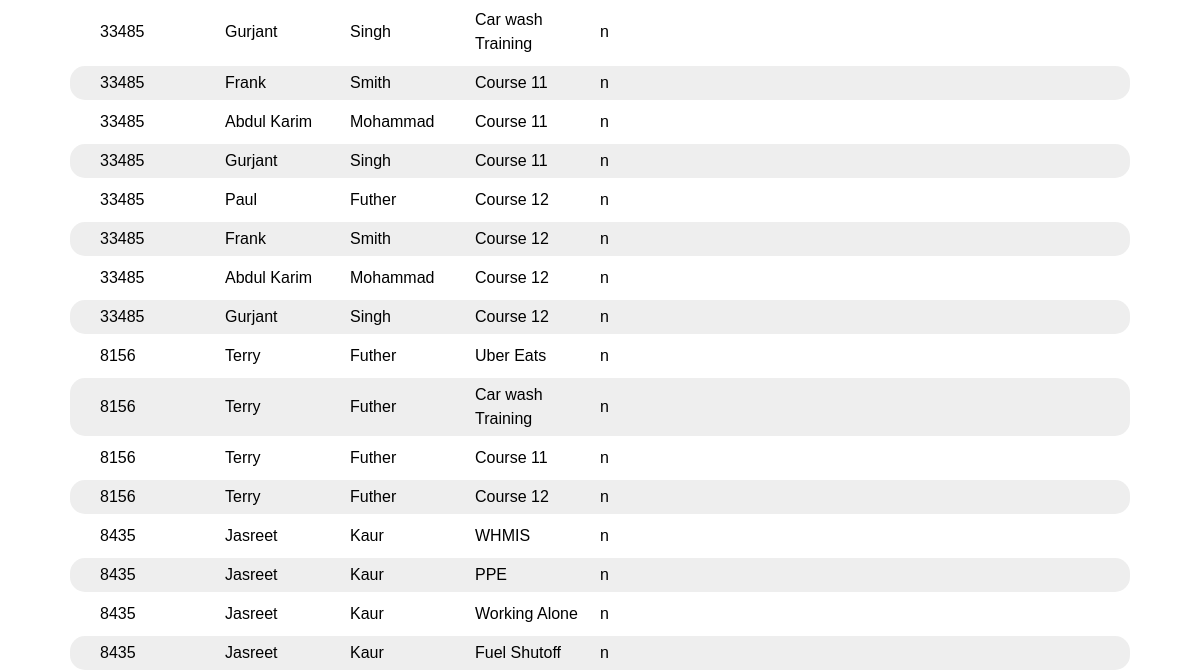
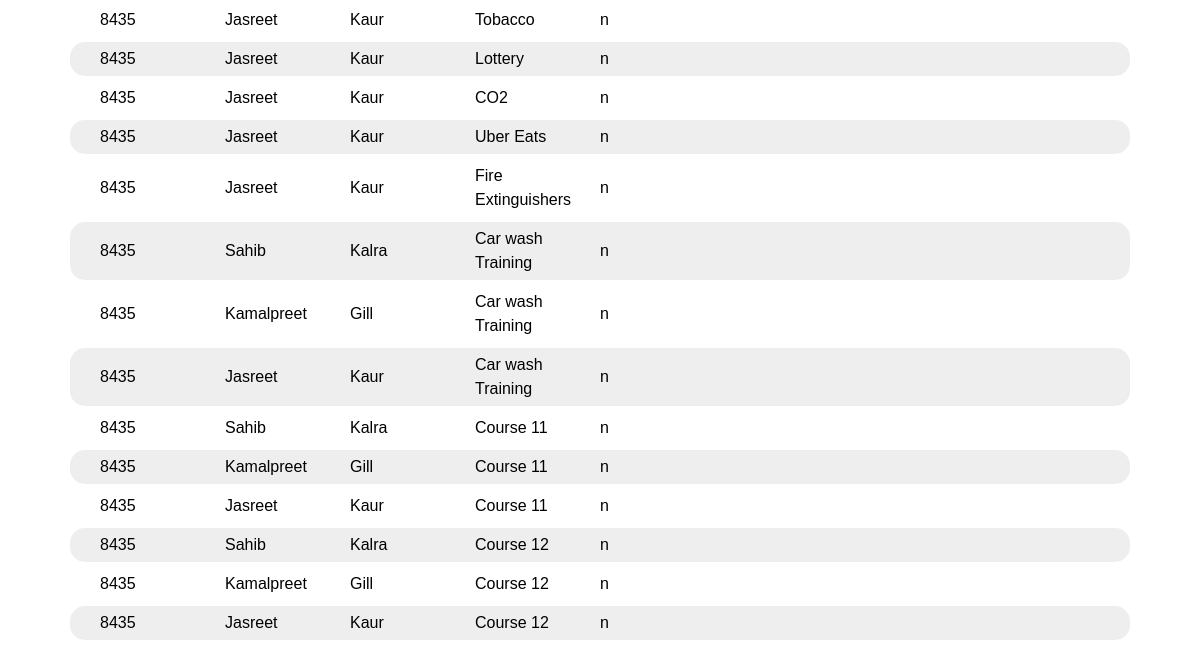
/trainingcompliance (signed in, lower part), run on an earlier commit of the app's database (2 pictures, top to bottom).
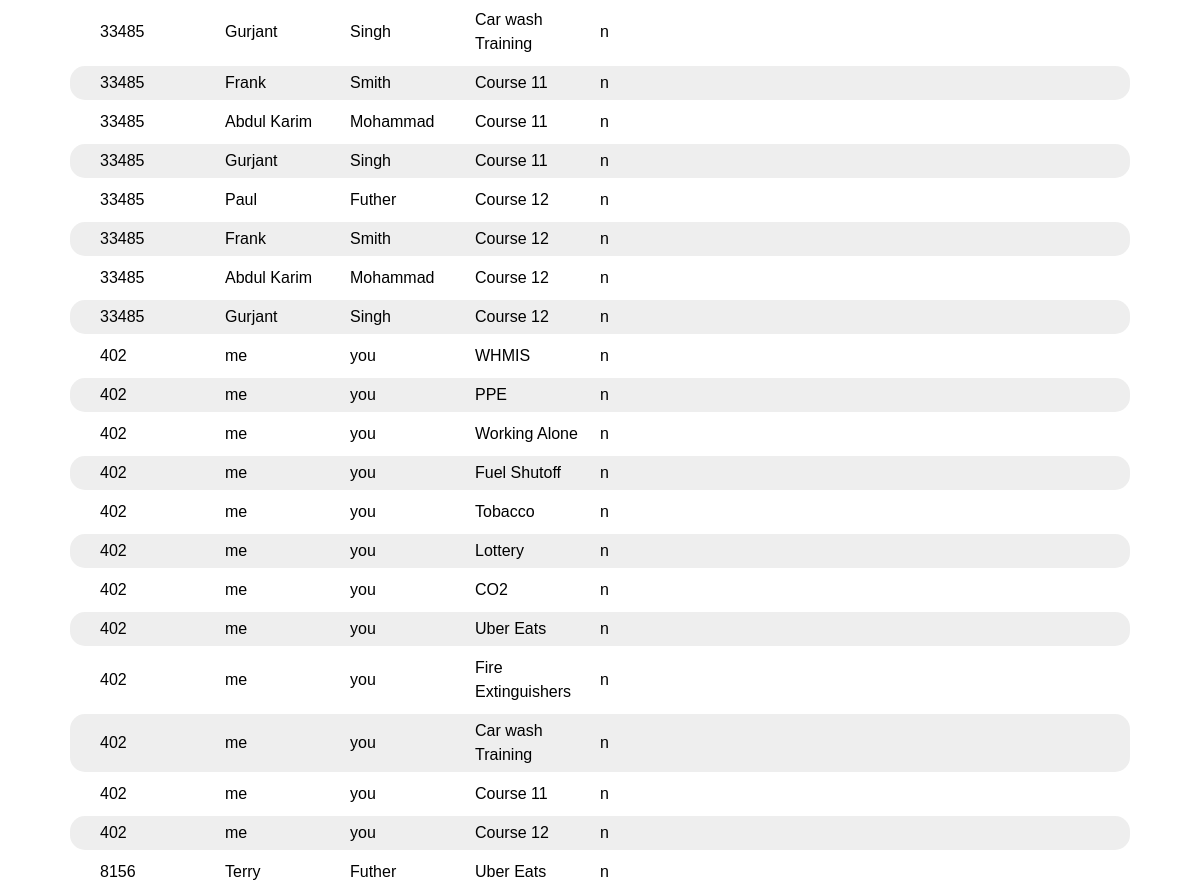
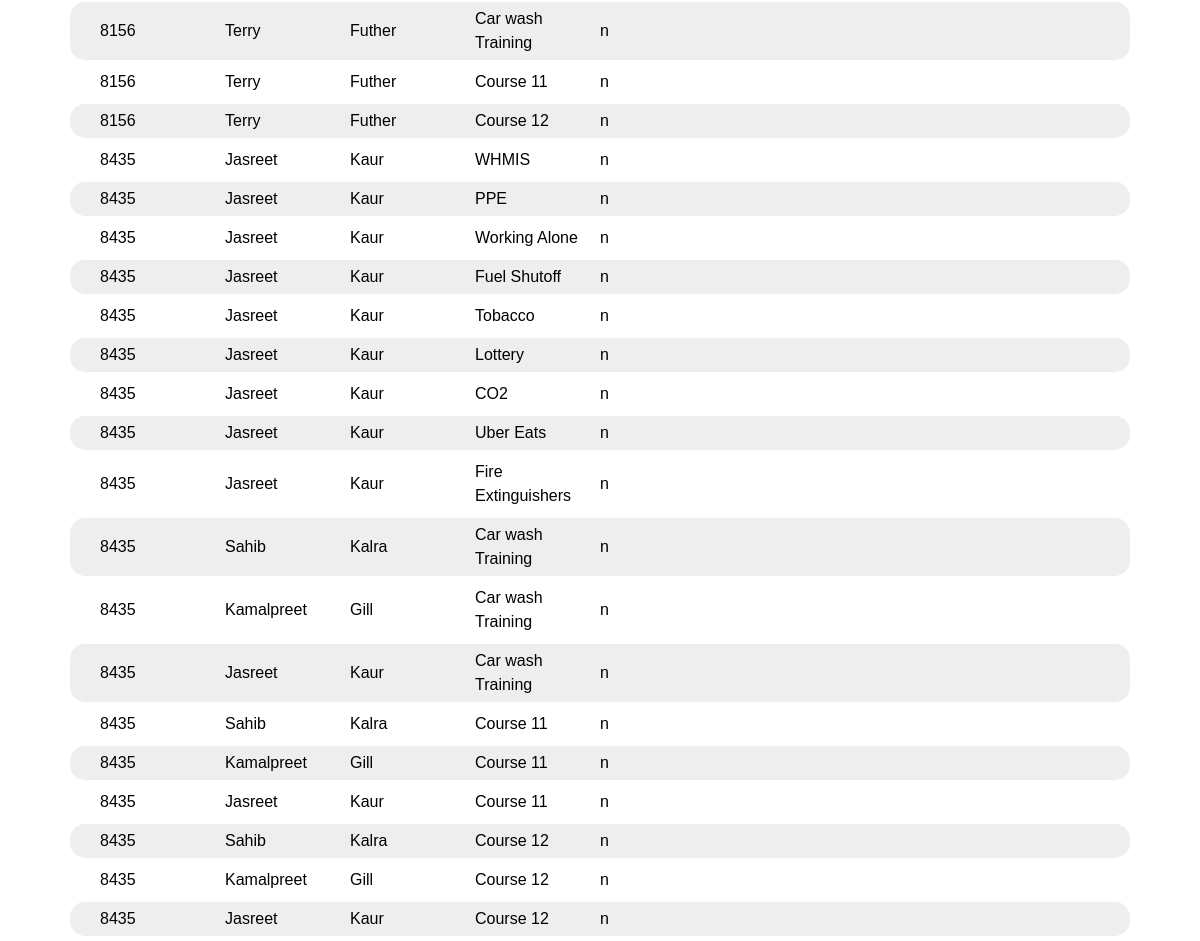
And on a later commit of the database (2 pictures, top to bottom).
### flaskblog/__init__.py (models this page shows, shortened)
class Grade(db.Model):
    id = db.Column(db.Integer(), primary_key=True)
    value = db.Column(db.String(), default="n")
    employee_id = db.Column(Integer(), ForeignKey('employee.id'))
    employee = db.relationship('Employee', backref = 'grades')
    course_id = db.Column(db.Integer(), ForeignKey('course.id'))
    course = db.relationship('Course', backref='grade')
    completeddate = db.Column(db.DateTime(), nullable = True )

class Employee(db.Model):
    id = db.Column(db.Integer, primary_key=True)
    firstname = db.Column(db.String(20), nullable=False)
    nickname = db.Column(db.String(20), nullable=True)
    lastname = db.Column(db.String(20), nullable=False)
    store = db.Column(db.String)
    addressone = db.Column(db.String(20), nullable=False)
    addresstwo = db.Column(db.String(20), nullable=True)
    apt = db.Column(db.String(20), nullable=True)
    city = db.Column(db.String(20), nullable=False)
    province = db.Column(db.String(20), nullable=False)
    country = db.Column(db.String(20), nullable=False)
    mobilephone = db.Column(db.String(10), nullable=False)
    email = db.Column(db.String(120), nullable=False)
    sinexpire = db.Column(db.DateTime(), nullable=True)
    created_on = db.Column(db.DateTime(), default=datetime.utcnow)
    updated_on = db.Column(
        db.DateTime(), default=datetime.utcnow, onupdate=datetime.utcnow)
    startdate = db.Column(db.DateTime(), nullable=True)
    enddate = db.Column(db.DateTime(), nullable=True)
    postal = db.Column(db.String(6), nullable=False)
    trainingid = db.Column(db.String(),unique=True, nullable=False)
    trainingpassword = db.Column(db.String(), nullable=False)
    manager = db.Column(db.String)
    image_file = db.Column(db.String(20), nullable=False,
                           default='default.jpg')
    active = db.Column(db.String(), nullable = False)
    iprismcode = db.Column(db.String(9), nullable=False)
    dob = db.Column(db.DateTime(), nullable=True)
    mon_avail = db.Column(db.String(100), nullable=False)
    tue_avail = db.Column(db.String(100), nullable=False)
    wed_avail = db.Column(db.String(100), nullable=False)
    thu_avail = db.Column(db.String(100), nullable=False)
    fri_avail = db.Column(db.String(100), nullable=False)
    sat_avail = db.Column(db.String(100), nullable=False)
    sun_avail = db.Column(db.String(100), nullable=False)

class Course(db.Model):
    id = db.Column(db.Integer(), primary_key=True)
    name = db.Column(db.String(100), nullable=False)

### flaskblog/routes.py (the view)
@app.route("/trainingcompliance", methods=['GET', 'POST'])
@login_required
def trainingcompliance():
    compliance = Grade.query\
            .filter_by(value="n")\
            .join(Employee, Employee.id==Grade.employee_id)\
            .join(Course, Course.id == Grade.course_id)\
            .add_columns(Grade.employee_id, Employee.firstname\
            ,Employee.lastname, Employee.store\
            , Course.name, Grade.value)\
                .order_by(Employee.store)
    return render_template('trainingcompliance.html', compliance = compliance)

### flaskblog/templates/trainingcompliance.html (shortened to what this page needs)
{% extends "layout.html" %}
{% block content%}
                        {% for staff in compliance %}
                        <div class = "tablecard">
                        <div class = "comphritem1"> {{staff.store}}</div>
                        <div class = "comphritem2"> {{staff.firstname}}</div>
                        <div class = "comphritem3"> {{staff.lastname}}</div>
                        <div class = "comphritem4"> {{staff.name}}</div>
                        <div class = "comphritem5"> {{staff.value}}</div>
                        </div>
                        {% endfor %}
{% endblock content %}

### flaskblog/templates/layout.html (shortened to what this page needs)
<!DOCTYPE html>
<html lang="en">
  <head>
   <link rel="stylesheet" href="https://cdnjs.cloudflare.com/ajax/libs/font-awesome/5.12.0/css/all.min.css" />
   <link rel = "stylesheet" href="/static/main.css">
  </head>
  <body>
            <main role="main" class="container">
                    {% block content %}{% endblock %}
              </main>
  </body>
</html>

### flaskblog/static/main.css (style rules this page uses)
* { box-sizing: border-box; margin: 0; padding: 0; }
body { font-family: 'Seqoe UI', Verdana, Geneva, Tahoma, sans-serif; background: white; color: #000; font-size: 16px; line-height: 1.5; }
.container { width: 100%; max-width: 1100px; margin: auto; }
.tablecard { display: grid; grid-template-columns: repeat(8, 1fr ); padding-top: 5px; padding-bottom: 5px; padding-left: 30px; padding-right: 30px; margin-right: 20px; margin-left: 20px; height: 100%; border-radius: 15px; margin-bottom: 5px; justify-items: start; align-items: center; }
.tablecard:nth-child(odd) { background: #eee; }

What changed in the data, as far as the page shows it:
added Grade: store "402", firstname "me", lastname "you", name "WHMIS", value "n"
added Grade: store "402", firstname "me", lastname "you", name "PPE", value "n"
added Grade: store "402", firstname "me", lastname "you", name "Working Alone", value "n"
added Grade: store "402", firstname "me", lastname "you", name "Fuel Shutoff", value "n"
added Grade: store "402", firstname "me", lastname "you", name "Tobacco", value "n"
added Grade: store "402", firstname "me", lastname "you", name "Lottery", value "n"
added Grade: store "402", firstname "me", lastname "you", name "CO2", value "n"
added Grade: store "402", firstname "me", lastname "you", name "Uber Eats", value "n"
added Grade: store "402", firstname "me", lastname "you", name "Fire Extinguishers", value "n"
added Grade: store "402", firstname "me", lastname "you", name "Car wash Training", value "n"
added Grade: store "402", firstname "me", lastname "you", name "Course 11", value "n"
added Grade: store "402", firstname "me", lastname "you", name "Course 12", value "n"
